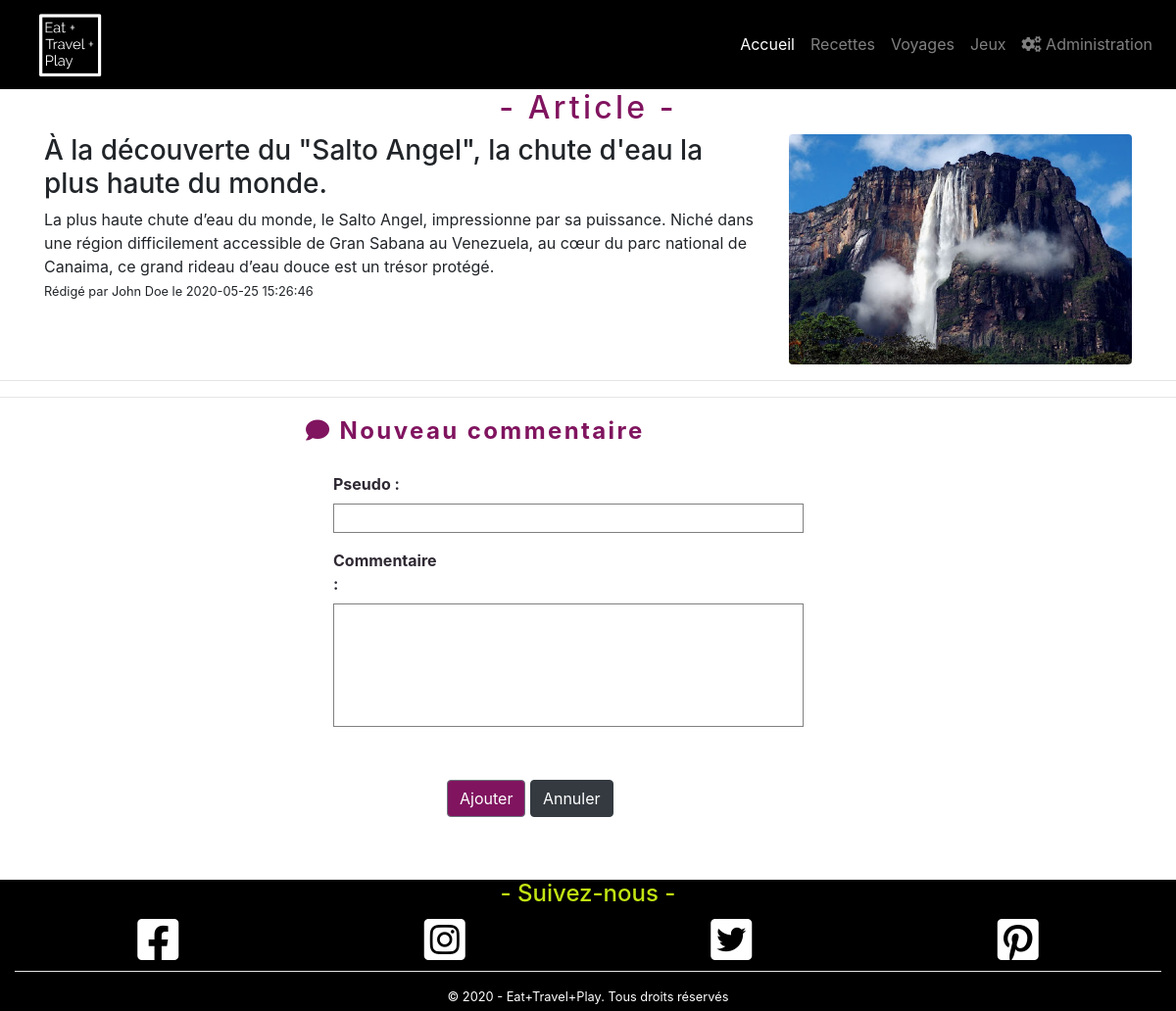
The page /show_post.php?id=2 on the database its author committed.
### tables this page shows
CREATE TABLE IF NOT EXISTS `post` (
  `Id` smallint(5) UNSIGNED NOT NULL AUTO_INCREMENT,
  `Title` varchar(100) NOT NULL,
  `Contents` text NOT NULL,
  `Image` varchar(255) NOT NULL,
  `CreationTimestamp` datetime NOT NULL,
  `Author_Id` tinyint(3) UNSIGNED DEFAULT NULL,
  `Category_Id` tinyint(3) UNSIGNED DEFAULT NULL,
  PRIMARY KEY (`Id`),
  UNIQUE KEY `Title` (`Title`),
  KEY `CreationTimestamp` (`CreationTimestamp`),
  KEY `Author_Id` (`Author_Id`),
  KEY `Category_Id` (`Category_Id`)
);

CREATE TABLE IF NOT EXISTS `author` (
  `Id` tinyint(3) UNSIGNED NOT NULL AUTO_INCREMENT,
  `FirstName` varchar(50) NOT NULL,
  `LastName` varchar(50) NOT NULL,
  PRIMARY KEY (`Id`)
);

### src/show_post.php (called while the page is built, shortened)
<?php
    include 'application/bdd_connection.php';
    $query =
    '
        SELECT
            Post.Id,
            Title,
            Contents,
            Image,
            CreationTimestamp,
            FirstName,
            LastName
        FROM
            Post
        INNER JOIN
            Author
        ON
            Post.Author_Id = Author.Id
        WHERE
            Post.Id = ?
    ';
    $resultSet = $pdo->prepare($query);
    $resultSet->execute([$_GET['id']]);
    $post = $resultSet->fetch();
    include 'layout.php';

### src/templates/show_post.php (the view, shortened to what this page needs)
<h2 class="text-center"><i class="fa fa-file-text-o"></i>- Article -</h2>
<section class="container">
    <div class="row">
        <div class="col-lg-8">
            <h3><?= htmlspecialchars($post['Title']) ?></h3>
            <article><?= nl2br(htmlspecialchars($post['Contents'])) ?></article>
            <small>
            Rédigé par <?= htmlspecialchars($post['FirstName']) ?> <?= htmlspecialchars($post['LastName']) ?>
            le <?= htmlspecialchars($post['CreationTimestamp']) ?>
            </small>
        </div>
        <div class="col-lg-4">
            <img class="img-fluid rounded float-left" src="./images/articles/<?=$post["Image"]?>" alt="image de l\'article">
        </div>
    </div>
</section>
<hr>
<hr>
<form class="generic-form" action="add_comment.php" method="POST">
    <fieldset>
        <legend class="textPurple"><i class="fas fa-comment textPurple"></i> Nouveau commentaire</legend>
        <ul>
            <li>
                <label for="nickName">Pseudo :</label>
                <input type="text" id="nickName" name="nickName">
            </li>
            <li>
                <label class="textarea" for="contents">Commentaire :</label>
                <textarea id="contents" name="contents" rows="5"></textarea>
            </li>
            <li>
                <button class="btn btn-secondary bgPurple" type="submit">Ajouter</button>
                <a class="btn btn-dark" href="index.php">Annuler</a>
            </li>
        </ul>
    </fieldset>
</form>

### src/css/blog-main.css (style rules this page uses)
* { box-sizing: border-box; }
a { text-decoration: none; }
form { margin-top: 2em; }
form fieldset { border-radius: 4px; }
form fieldset legend { padding: 0 0.5em; }
hr { margin-bottom: 2em; margin-top: 2em; }

### src/css/style.css (style rules this page uses)
.bgPurple { background-color: rgb(128, 20, 95) !important; }
.textPurple { color: rgb(128, 20, 95) !important; }
a { color: rgb(128, 20, 95); transition: all 0.25s; }
body { background: white; font-family: 'Dosis', sans-serif; width: 100% !important; height: 100vh; }
h1, h2 { color: rgb(128, 20, 95); letter-spacing: 0.1em; }

### src/css/ui-form.css (style rules this page uses)
.generic-form { margin: 0 auto; width: 50%; }
.generic-form fieldset { border-color: #01A2A6; }
.generic-form fieldset legend { color: #01A2A6; font-weight: bold; letter-spacing: 0.1em; }
.generic-form input[type="password"], .generic-form input[type="text"], .generic-form select, .generic-form textarea { padding: 2px; border: 1px solid grey; transition: background-color 0.33s; }
.generic-form input[type="password"], .generic-form input[type="text"], .generic-form select, .generic-form textarea { width: 30em; }
.generic-form textarea { resize: none; }
.generic-form ul { list-style-type: none; }
.generic-form ul li { margin: 1em 0; }
.generic-form ul li:last-child { margin-left: 116px; margin-top: 3em; }
.generic-form ul li label { display: inline-block; color: #2F2933; font-weight: bold; }
.generic-form ul li label.textarea { vertical-align: top; }
.generic-form ul li label { width: 112px; }

### rows shown on the page
post: Title "À la découverte du \"Salto Angel\", la chute d'eau la plus haute du monde.", Contents "La plus haute chute d’eau du monde, le Salto Angel, impressionne par sa puissance. Niché dans une région difficilement accessible de Gran Sabana au Venezuela, au cœur du parc national de Canaima, ce grand rideau d’eau douce est un trésor protégé.", Author_Id.FirstName "John", Author_Id.LastName "Doe", CreationTimestamp "2020-05-25 15:26:46", Image (picture)
